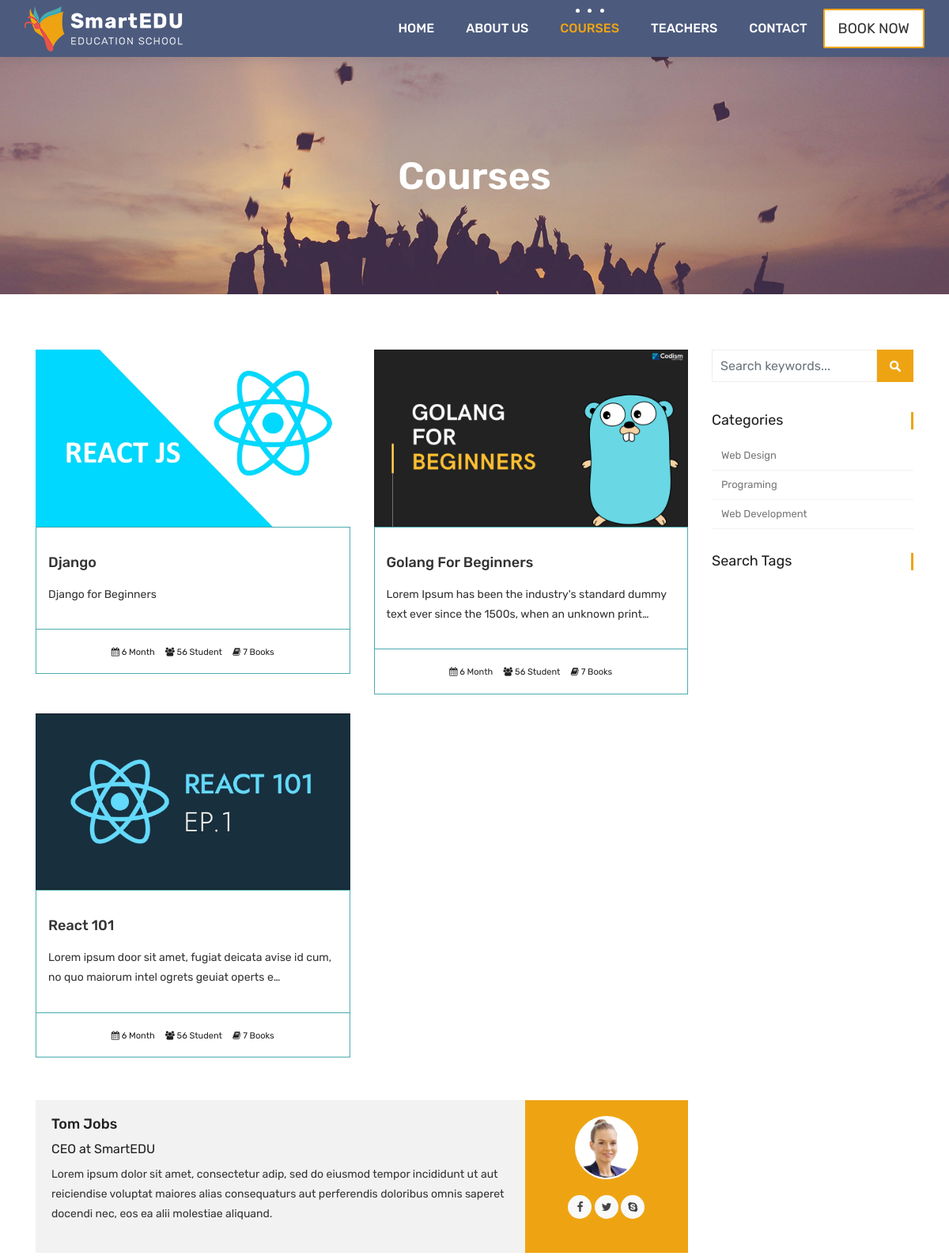
Before: /courses/ (upper part) with the older database file.
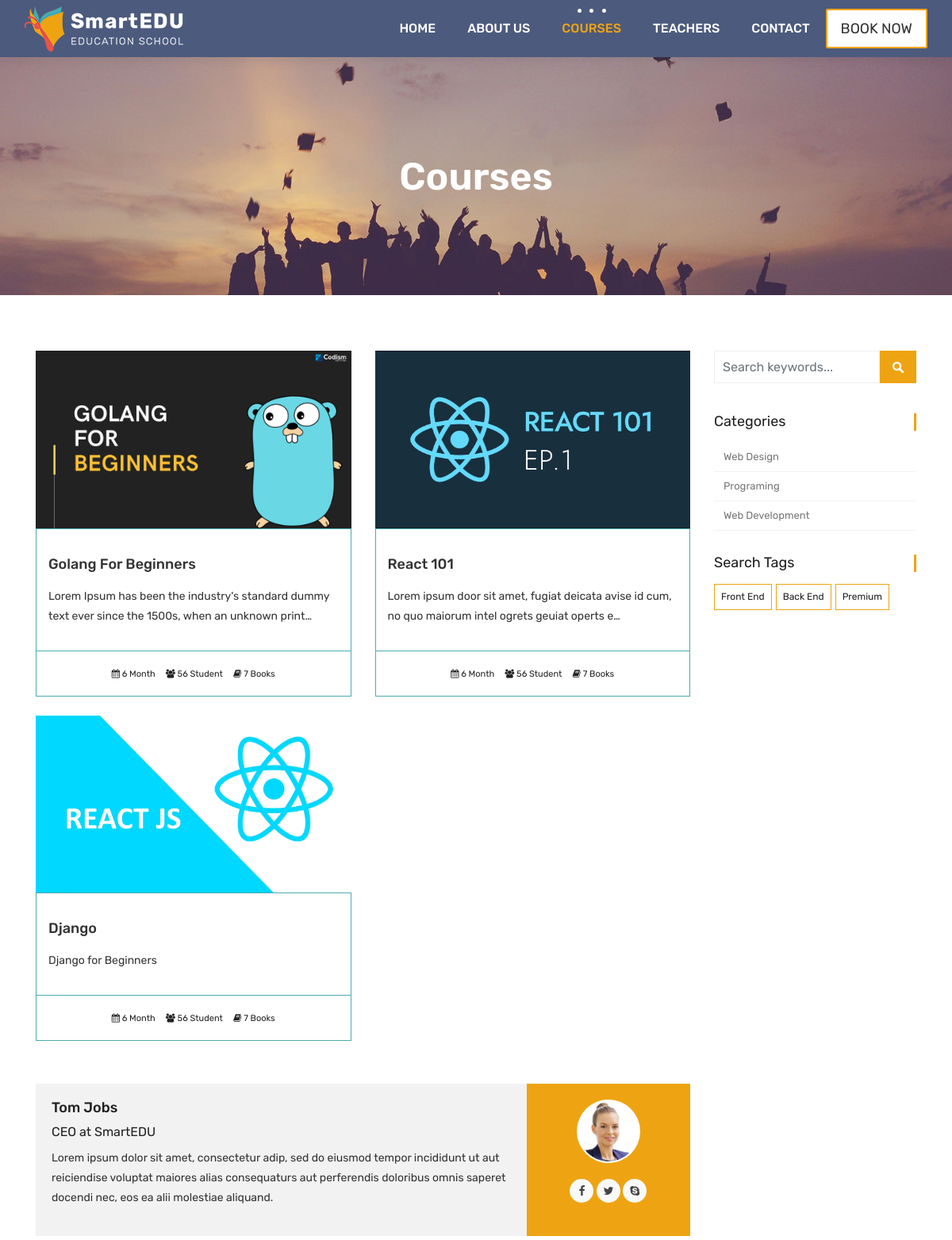
After: the same page with the newer database file.
### courses/models.py (models this page shows, shortened)
class Course(models.Model):
    teacher = models.ForeignKey(Teacher, null=True, on_delete=models.CASCADE)
    name= models.CharField(max_length=200, unique=True, verbose_name="Kurs Adi", help_text="Kurs Adini Yaziniz")
    description = models.TextField(blank=True, null=True)
    category = models.ForeignKey(Category, null=True, on_delete=models.DO_NOTHING)
    tags = models.ManyToManyField(Tag, blank=True, null=True)
    image = models.ImageField(upload_to="courses/%Y/%m/%d/", default="courses/default_course_image.jpg")
    date = models.DateTimeField(auto_now=True)
    available = models.BooleanField(default=True)

class Category(models.Model):
    name = models.CharField(max_length=50, null=True)
    slug = models.SlugField(max_length=50, unique=True, null=True)

class Tag(models.Model):
    name = models.CharField(max_length=50, null=True)
    slug = models.SlugField(max_length=50, unique=True, null=True)

### courses/views.py (the view)
# urls.py: path('', views.course_list, name="courses"),
def course_list(request):
    courses = Course.objects.all().order_by("-date")
    categories= Category.objects.all()
    tags = Tag.objects.all()
    context = {
        "courses" : courses,
        "categories": categories,
        "tags" : tags
    }
    return render(request, "courses.html", context)

### templates/courses.html (shortened to what this page needs)
{% extends 'partials/_base.html' %}
{% load static %}
{% block content %}
	<div class="all-title-box">
		<div class="container text-center">
			<h1>Courses</h1>
		</div>
	</div>
    <div id="overviews" class="section wb">
        <div class="container">
            <div class="row">
                <div class="col-lg-9 blog-post-single">
                    <div class="row">
                        {% for course in courses %}
                        <div class="col-lg-6 col-md-6 col-12 mb-4">
                            <div class="course-item">
                                <div class="image-blog">
                                    <img src="{{course.image.url}}" alt="" class="img-fluid">
                                </div>
                                <div class="course-br">
                                    <div class="course-title">
                                        <h2><a href="{% url 'course_detail' course.category.slug course.id %}" title="">{{course.name}}</a></h2>
                                    </div>
                                    <div class="course-desc">
                                        <p>{{course.description | truncatechars:100}}</p>
                                    </div>
                                </div>
                                <div class="course-meta-bot">
                                    <ul>
                                        <li><i class="fa fa-calendar" aria-hidden="true"></i> 6 Month</li>
                                        <li><i class="fa fa-users" aria-hidden="true"></i> 56 Student</li>
                                        <li><i class="fa fa-book" aria-hidden="true"></i> 7 Books</li>
                                    </ul>
                                </div>
                            </div>
                        </div>
                    {% endfor %}
                    </div>
					<div class="blog-author">
						<div class="author-bio">
							<h3 class="author_name"><a href="#">Tom Jobs</a></h3>
							<h5>CEO at <a href="#">SmartEDU</a></h5>
							<p class="author_det">
								Lorem ipsum dolor sit amet, consectetur adip, sed do eiusmod tempor incididunt  ut aut reiciendise voluptat maiores alias consequaturs aut perferendis doloribus omnis saperet docendi nec, eos ea alii molestiae aliquand.
							</p>
						</div>
						<div class="author-desc">
							<img src="images/author.jpg" alt="about author">
							<ul class="author-social">
								<li><a href="#"><i class="fa fa-facebook"></i></a></li>
								<li><a href="#"><i class="fa fa-twitter"></i></a></li>
								<li><a href="#"><i class="fa fa-skype"></i></a></li>
							</ul>
						</div>
					</div>
                </div>
				<div class="col-lg-3 col-12 right-single">
					<div class="widget-search">
						<div class="site-search-area">
							<form method="get" id="site-searchform" action="#">
								<div>
									<input class="input-text form-control" name="search-k" id="search-k" placeholder="Search keywords..." type="text">
									<input id="searchsubmit" value="Search" type="submit">
								</div>
							</form>
						</div>
					</div>
					<div class="widget-categories">
						<h3 class="widget-title">Categories</h3>
						<ul>
							{% for category in categories %}
							<li><a href="{% url 'courses_by_category' category.slug %}">{{category.name}}</a></li>
							{% endfor %}
						</ul>
					</div>
					<div class="widget-tags">
						<h3 class="widget-title">Search Tags</h3>
						<ul class="tags">
							{% for tag in tags %}
							<li><a href="{% url 'courses_by_tag' tag.slug %}">
								{% if tag.slug in request.path %}
								<b> {{tag.name}}</b>
								{% else %} {{tag.name}}{% endif %}
							</a></li>
							{% endfor %}
						</ul>
					</div>
				</div>
            </div>
        </div>
    </div>
    {% endblock %}

Changed rows visible on the page:
changed Course "Django": moves down the list
added Tag: name "Front End"
added Tag: name "Back End"
added Tag: name "Premium"
